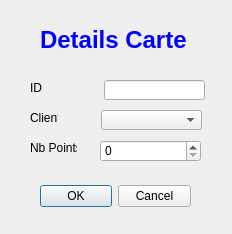
<?xml version="1.0" encoding="UTF-8"?>
<ui version="4.0">
 <class>add_carte</class>
 <widget class="QDialog" name="add_carte">
  <property name="geometry">
   <rect>
    <x>0</x>
    <y>0</y>
    <width>232</width>
    <height>234</height>
   </rect>
  </property>
  <property name="windowTitle">
   <string>Dialog</string>
  </property>
  <widget class="QDialogButtonBox" name="buttonBox">
   <property name="geometry">
    <rect>
     <x>40</x>
     <y>180</y>
     <width>151</width>
     <height>32</height>
    </rect>
   </property>
   <property name="orientation">
    <enum>Qt::Horizontal</enum>
   </property>
   <property name="standardButtons">
    <set>QDialogButtonBox::Cancel|QDialogButtonBox::Ok</set>
   </property>
  </widget>
  <widget class="QLabel" name="label_2">
   <property name="geometry">
    <rect>
     <x>30</x>
     <y>80</y>
     <width>16</width>
     <height>16</height>
    </rect>
   </property>
   <property name="text">
    <string>ID</string>
   </property>
  </widget>
  <widget class="QLabel" name="label_3">
   <property name="geometry">
    <rect>
     <x>30</x>
     <y>140</y>
     <width>47</width>
     <height>16</height>
    </rect>
   </property>
   <property name="text">
    <string>Nb Points</string>
   </property>
  </widget>
  <widget class="QLabel" name="label_4">
   <property name="geometry">
    <rect>
     <x>30</x>
     <y>110</y>
     <width>28</width>
     <height>16</height>
    </rect>
   </property>
   <property name="text">
    <string>Client</string>
   </property>
  </widget>
  <widget class="QComboBox" name="client">
   <property name="geometry">
    <rect>
     <x>101</x>
     <y>110</y>
     <width>101</width>
     <height>20</height>
    </rect>
   </property>
  </widget>
  <widget class="QLineEdit" name="id">
   <property name="geometry">
    <rect>
     <x>104</x>
     <y>80</y>
     <width>101</width>
     <height>20</height>
    </rect>
   </property>
  </widget>
  <widget class="QLabel" name="label">
   <property name="geometry">
    <rect>
     <x>40</x>
     <y>20</y>
     <width>161</width>
     <height>41</height>
    </rect>
   </property>
   <property name="text">
    <string>&lt;html&gt;&lt;head/&gt;&lt;body&gt;&lt;p&gt;&lt;span style=&quot; font-size:18pt; font-weight:600; color:#0000ff;&quot;&gt;Details Carte&lt;/span&gt;&lt;/p&gt;&lt;/body&gt;&lt;/html&gt;</string>
   </property>
  </widget>
  <widget class="QSpinBox" name="point">
   <property name="geometry">
    <rect>
     <x>100</x>
     <y>140</y>
     <width>101</width>
     <height>22</height>
    </rect>
   </property>
   <property name="maximum">
    <number>1000000</number>
   </property>
  </widget>
 </widget>
 <resources/>
 <connections>
  <connection>
   <sender>buttonBox</sender>
   <signal>accepted()</signal>
   <receiver>add_carte</receiver>
   <slot>accept()</slot>
   <hints>
    <hint type="sourcelabel">
     <x>248</x>
     <y>254</y>
    </hint>
    <hint type="destinationlabel">
     <x>157</x>
     <y>274</y>
    </hint>
   </hints>
  </connection>
  <connection>
   <sender>buttonBox</sender>
   <signal>rejected()</signal>
   <receiver>add_carte</receiver>
   <slot>reject()</slot>
   <hints>
    <hint type="sourcelabel">
     <x>316</x>
     <y>260</y>
    </hint>
    <hint type="destinationlabel">
     <x>286</x>
     <y>274</y>
    </hint>
   </hints>
  </connection>
 </connections>
</ui>
